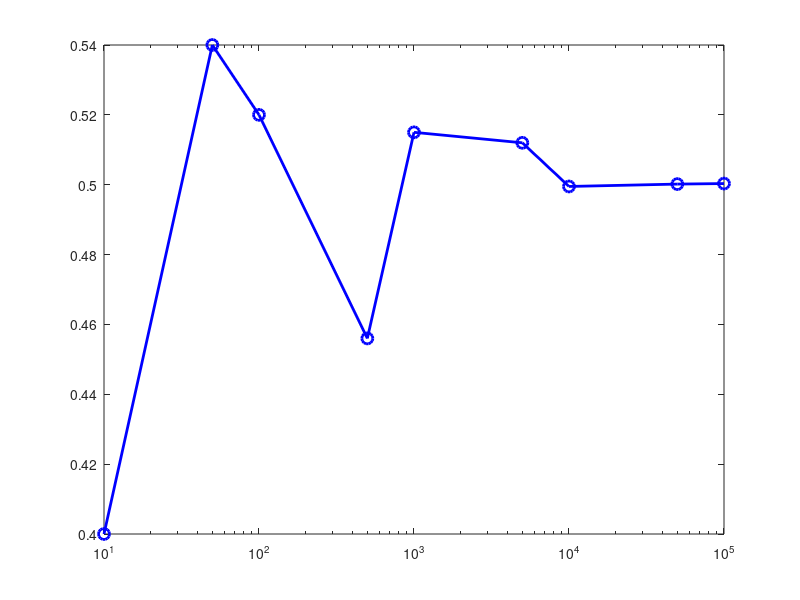

The MATLAB source for this figure: (Note: this script raises an error after producing the figure.)
% Coin Toss Simulation to Determine the Effect of Sample Size (n)
% We test different values of n and check how the probability of heads converges to 0.5

clc; clear; close all;

% Define different values of n (number of coin flips)
n_values = [10, 50, 100, 500, 1000, 5000, 10000, 50000, 100000];

% Store probability estimates
estimated_probs = zeros(1, length(n_values));

% Loop through each value of n and simulate coin tosses
for i = 1:length(n_values)
    n = n_values(i);  % Number of flips
    tosses = rand(1, n) > 0.5;  % Generate random tosses (Heads = 1, Tails = 0)
    num_heads = sum(tosses);  % Count the number of heads
    estimated_probs(i) = num_heads / n;  % Calculate the probability of heads
    
    fprintf('For n = %d, estimated probability of heads = %.4f\n', n, estimated_probs(i));
end

% Plot results
figure;
semilogx(n_values, estimated_probs, 'bo-', 'MarkerSize', 8, 'LineWidth', 2); % Log scale for x-axis
hold on;
yline(0.5, 'r--', 'LineWidth', 2); % True probability (0.5) as a reference
xlabel('Number of Coin Flips (n)');
ylabel('Estimated Probability of Heads');
title('Effect of Sample Size (n) on Estimated Probability');
legend('Estimated Probability', 'True Probability (0.5)');
grid on;
